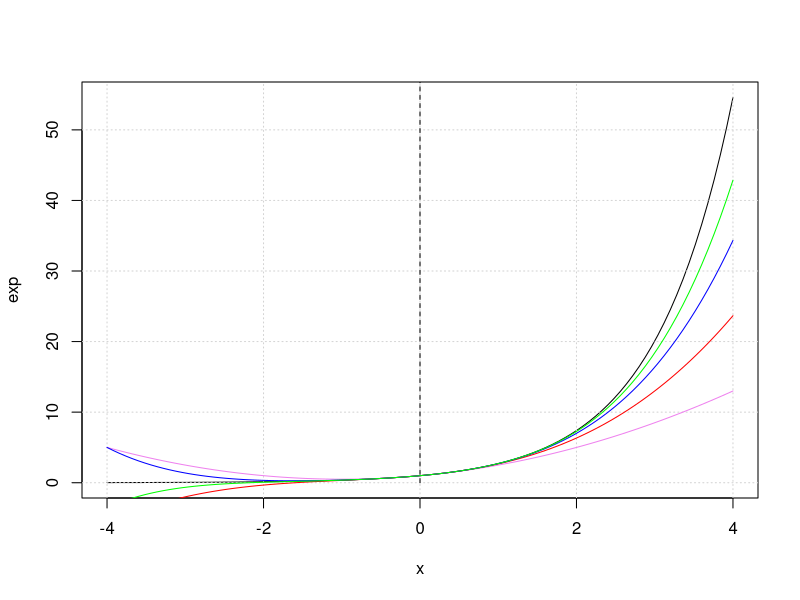
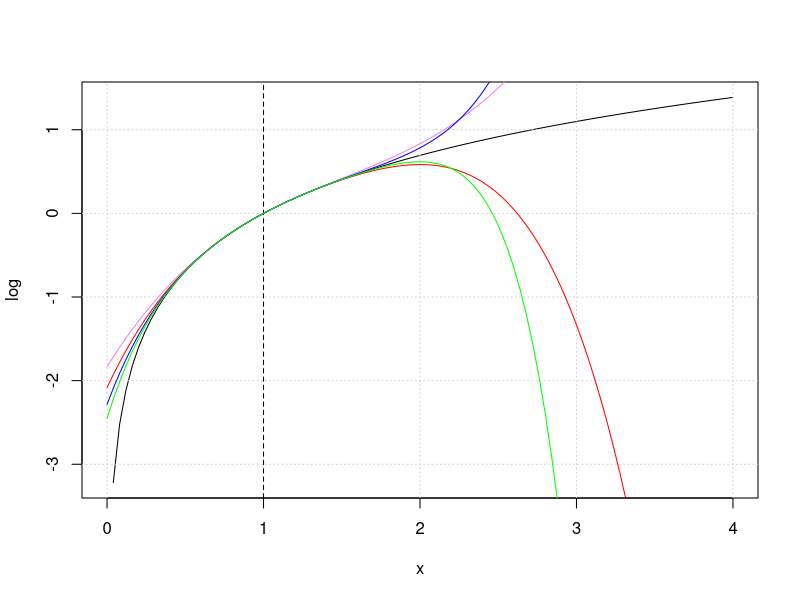

Write the R code that produced these figures, in order.
## ---- chunk 1
options(digits = 21)
## ---- chunk 2
#e^1 n = 4
1 + 1 + 1/factorial(2) + 1/factorial(3) + 1/factorial(4)

#e^3 n = 4
1 + 3 + 3^2/factorial(2) + 3^3/factorial(3) + 3^4/factorial(4)
## ---- chunk 3
pol_exp = function(x,n){
  if((n<0)||(n%%1 != 0)) stop("n tem que ser um natural")
  if(!is.numeric(x)) stop("x tem que ser real")
  soma = 1
  for(i in 1:n){
    soma = soma + x^(i)/factorial(i)
  }
  return(soma)
}

{plot(exp,-4,4)
grid()
segments(x0=0,y0=0,x1=0,y1=150,lty=2)
curve(pol_exp(x,n=2),add=T,col="violet")
curve(pol_exp(x,n=3),add=T,col="red")
curve(pol_exp(x,n=4),add=T,col="blue")
curve(pol_exp(x,n=5),add=T,col="green")}
## ---- chunk 4
pol_exp_delta = function(x,delta = 0.001){
  if(!is.numeric(x)) stop("x tem que ser real")
  soma = 1
  for(i in 1:10){
    soma = soma + x^(i)/factorial(i)
  }
  i = 11
  while(TRUE){
    incre = x^(i)/factorial(i)
    
    if(abs(incre) < delta){
      return(soma)
    }else{
    soma = soma + incre
    }
    
    i = i + 1
  }
}

pol_exp_delta(1/2)
exp(1/2)
pol_exp_delta(7.3)
exp(7.3)
## ---- chunk 5
pol_exp_delta_n = function(x,delta = 0.001){
  if(!is.numeric(x)) stop("x tem que ser real")
  soma = 1
  for(i in 1:10){
    soma = soma + x^(i)/factorial(i)
  }
  i = 11
  while(TRUE){
    incre = x^(i)/factorial(i)
    
    if(abs(incre) < delta){
      return(list("Soma" = soma,
                  "Interações" = i))
    }else{
    soma = soma + incre
    }
    
    i = i + 1
  }
}

data.frame("x" = c(1/2,7.3),
           "exp" = c(exp(1/2),exp(7.3)),
           "aprox_ex" = c(pol_exp_delta_n(1/2)[[1]],pol_exp_delta_n(7.3)[[1]]),
           "interações" = c(pol_exp_delta_n(1/2)[[2]],pol_exp_delta_n(7.3)[[2]]))


## ---- chunk 6
(1/10 - 1) - (1/10 -1)^2 / 2 + (1/10 -1)^3 / 3 - (1/10 - 1)^4 / 4
(3/5 - 1) - (3/5 -1)^2 / 2 + (3/5 -1)^3 / 3 - (3/5 -1)^4 /4
(4 - 1) - (4 -1)^2 / 2 + (4 -1)^3 / 3 - (4-1)^4 / 4
# A aproximação mais precisa é aquela que está mais próxima de x0 = 1. Então, temos mais precisão no ponto 3/5 = 0.6, comparado a 1/10 = 0.1 .

## ---- chunk 7
pol_ln = function(x,n){
  if((n<0)||(n%%1 != 0)) stop("n tem que ser um natural")
  if(!is.numeric(x)) stop("x tem que ser real")
  soma = 0
  for(i in 0:n){
    soma = soma + (-1)^i * (((x-1)^(i+1))/(i+1))
  }
  return(soma)
}

{plot(log,0,4)
grid()
segments(x0=1,y0=-4,x1=1,y1=10,lty=2)
curve(pol_ln(x,n=2),add=T,col="violet")
curve(pol_ln(x,n=3),add=T,col="red")
curve(pol_ln(x,n=4),add=T,col="blue")
curve(pol_ln(x,n=5),add=T,col="green")}


## ---- chunk 8
pol_ln_delta = function(x,delta = 0.001){
  if(x<=0) stop("X precisa ser maior que 0")
  if(!is.numeric(x)) stop("x tem que ser real")
  if(x>=2) return(-pol_ln_delta(1/x,delta))
  
  soma = 0
  for(i in 0:10){
    soma = soma + ((-1)^i) * (((x-1)^(i+1))/(i+1))
  }
  i = 11
  
  while(TRUE){
    incre = ((-1)^i) * (((x-1)^(i+1))/(i+1))
    
    if(abs(incre) < delta){
      return(soma)
    }else{
    soma = soma + incre
    }
    
    i = i + 1
  }
}

data.frame("x" = c(0.1,2,10,3.8),
           "ln(x)" = c(log(0.1),log(2),log(10),log(3.8)),
           "aprox_ln(x)" = c(pol_ln_delta(0.1),pol_ln_delta(2),
                           pol_ln_delta(10),pol_ln_delta(3.8)))
## ---- chunk 9
aprox_ln_base = function(x,b,delta = 0.001){
  return(pol_ln_delta(x,delta)/pol_ln_delta(b,delta))
}

aprox_ln_base(100,10)
## ---- chunk 10
aprox_sen = function(x,delta = 0.001){
  if(x > pi) return(aprox_sen(x - 2*pi, delta))
  if(x < -pi) return(aprox_sen(x + 2*pi, delta))
  
  soma = 0
  for(i in 0:10){
    soma = soma + ((-1)^(i))*(x^(2*i + 1))/factorial(2*i + 1)
  }
  
  i = 11
  
  while(TRUE){
    incre = ((-1)^(i))*(x^(2*i + 1))/factorial(2*i + 1)
    if(abs(incre) < delta){
      return(soma)
    }else{
      soma = soma + incre
    }
    i = i + 1
  }
}

data.frame("x" = c(2,25,50,pi/3),
           "sen(x)" = c(sin(2),sin(25),sin(50),sin(pi/3)),
           "aprox_sen(x)" = c(aprox_sen(2),aprox_sen(25),aprox_sen(50),aprox_sen(pi/3)))
           
## ---- chunk 11
aprox_cos = function(x, delta = 0.001){
  return(aprox_sen(x + pi/2, delta))
}

data.frame("x" = c(1,54,45,pi/3),
           "cos(x)" = c(cos(1),cos(54),cos(45),cos(pi/3)),
           "aprox_cos(x)" = c(aprox_cos(1),aprox_cos(54),aprox_cos(45),aprox_cos(pi/3)))
